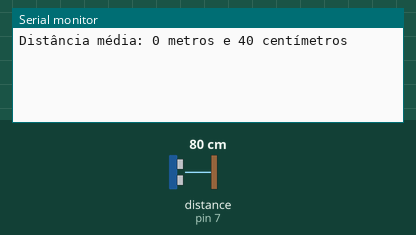
Bench run of a sketch on a simulated Arduino Uno, built with avr-gcc and run on an emulated ATmega328P. Parts: the last lines printed to the serial monitor. Inputs (shaded band) come from the test bench; at power-on: distance to the obstacle (sensor on pin 7) 80 cm. The echo pulse lasts 58.3 µs per cm.

Above: at 1.2 s.
1.3 s: distance to the obstacle (sensor on pin 7) set to 2 cm
At 2.6 s:
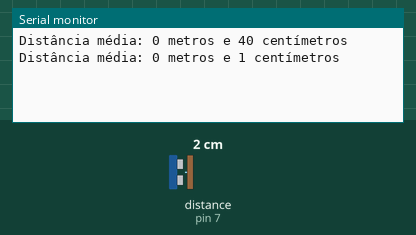
2.8 s: distance to the obstacle (sensor on pin 7) set to 4 cm
At 4.1 s:
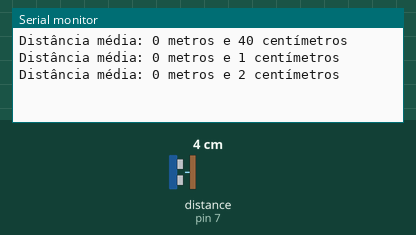
Timing chart, 0 to 5.8 s (numbered marks = the images above; inputs shaded):
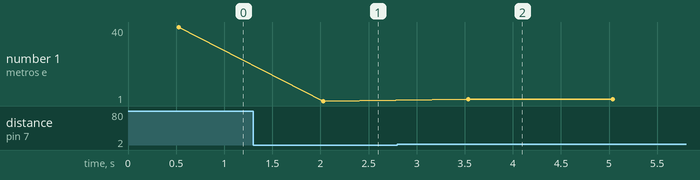

Measured:
- after the input at 1.3 s, the serial monitor: prints a new line after 0.73 s (image 1)
- after the input at 2.8 s, the serial monitor: prints a new line after 0.74 s (image 2)
- plotted number 1: 40 → 1 after the input at 1.3 s, 1 → 2 after the input at 2.8 s

The sketch:

testeSensor.ino
```cpp
/*
    Teste do Sensor de Distância Ultrassônico

    Este código foi desenvolvido para testar o funcionamento do sensor de distância ultrassônico (HC-SR04) com o Arduino.
    Conecte o pino Trig do sensor ao pino 8 do Arduino e o pino Echo ao pino 7.

    Projeto: Teste de Sensor de Distância Ultrassônico
    Data: 28 de julho de 2023
    Autor: Laboratório Maker
    Canal no YouTube: https://bit.ly/laboratoriomaker
    Blog: https://laboratoriomaker.blogspot.com
    Instagram: https://www.instagram.com/laboratoriomaker
*/

#include <HCSR04.h>

HCSR04 hc(8, 7); // Inicialização da classe HCSR04 (pino trig, pino echo)
const int numMeasurements = 5; // Número de medições para calcular a média

void setup()
{
    Serial.begin(9600);
}

void loop()
{
    float totalDistance = 0;

    for (int i = 0; i < numMeasurements; i++) {
        totalDistance += hc.dist(); // Realiza várias medições e soma os resultados
        delay(100); // Aguarda um breve intervalo entre cada medição
    }

    float averageDistance = totalDistance / numMeasurements;
    float distanceInCm = averageDistance / 2; // Converte o resultado em centímetros (cada microssegundo equivale a 0,017 cm)

    int meters = distanceInCm / 100; // Obtém a parte inteira dos metros
    int centimeters = distanceInCm - (meters * 100); // Obtém a parte decimal dos centímetros

    Serial.print("Distância média: ");
    Serial.print(meters);
    Serial.print(" metros e ");
    Serial.print(centimeters);
    Serial.println(" centímetros");

    delay(1000); // Aguarda um intervalo entre as leituras completas
}
```
